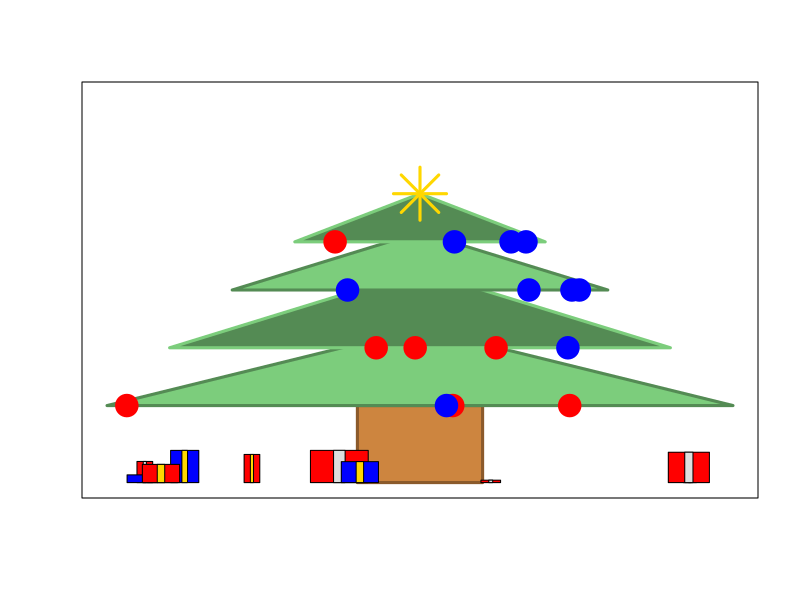

The R script that drew this image:
# source: https://gist.github.com/jtleek/4369771#file-gistfile1-r

# Make the canvas
plot(1:10,1:10,xlim=c(-5,5),ylim=c(0,10),type="n",xlab="",ylab="",xaxt="n",yaxt="n")
# Make the branches
rect(-1,0,1,2,col="tan3",border="tan4",lwd=3)
polygon(c(-5,0,5),c(2,4,2),col="palegreen3",border="palegreen4",lwd=3)
polygon(c(-4,0,4),c(3.5,5.5,3.5),col="palegreen4",border="palegreen3",lwd=3)
polygon(c(-3,0,3),c(5,6.5,5),col="palegreen3",border="palegreen4",lwd=3)
polygon(c(-2,0,2),c(6.25,7.5,6.25),col="palegreen4",border="palegreen3",lwd=3)

#Add some ornaments
points(x=runif(4,-5,5),y=rep(2,4),col=sample(c("blue","red"),size=4,replace=T),cex=3,pch=19)
points(x=runif(4,-4,4),y=rep(3.5,4),col=sample(c("blue","red"),size=4,replace=T),cex=3,pch=19)
points(x=runif(4,-3,3),y=rep(5,4),col=sample(c("blue","red"),size=4,replace=T),cex=3,pch=19)
points(x=runif(4,-2,2),y=rep(6.25,4),col=sample(c("blue","red"),size=4,replace=T),cex=3,pch=19)
points(0,7.5,pch=8,cex=5,col="gold",lwd=3)

# Add some presents
xPres = runif(10,-4.5,4.5)
xWidth = runif(10,0.1,0.5)
xHeight=runif(10,0,1)
for(i in 1:10){
  rect(xPres[i]-xWidth[i],0,xPres[i]+xWidth[i],xHeight[i],col=sample(c("blue","red"),size=1))
  rect(xPres[i]-0.2*xWidth[i],0,xPres[i]+0.2*xWidth[i],xHeight[i],col=sample(c("gold","grey87"),size=1))
}


